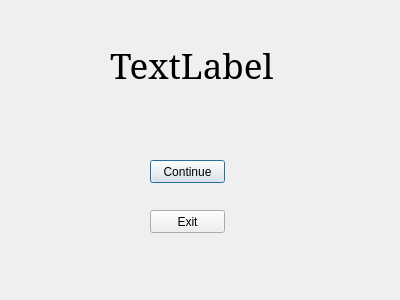
<?xml version="1.0" encoding="UTF-8"?>
<ui version="4.0">
 <class>win_menu</class>
 <widget class="QDialog" name="win_menu">
  <property name="geometry">
   <rect>
    <x>0</x>
    <y>0</y>
    <width>400</width>
    <height>300</height>
   </rect>
  </property>
  <property name="windowTitle">
   <string>Dialog</string>
  </property>
  <widget class="QLabel" name="win_menu_label">
   <property name="geometry">
    <rect>
     <x>110</x>
     <y>30</y>
     <width>271</width>
     <height>71</height>
    </rect>
   </property>
   <property name="font">
    <font>
     <family>Garamond</family>
     <pointsize>26</pointsize>
    </font>
   </property>
   <property name="text">
    <string>TextLabel</string>
   </property>
  </widget>
  <widget class="QPushButton" name="win_menu_continue">
   <property name="geometry">
    <rect>
     <x>150</x>
     <y>160</y>
     <width>75</width>
     <height>23</height>
    </rect>
   </property>
   <property name="text">
    <string>Continue</string>
   </property>
  </widget>
  <widget class="QPushButton" name="win_menu_exit">
   <property name="geometry">
    <rect>
     <x>150</x>
     <y>210</y>
     <width>75</width>
     <height>23</height>
    </rect>
   </property>
   <property name="text">
    <string>Exit</string>
   </property>
  </widget>
 </widget>
 <resources/>
 <connections/>
</ui>
